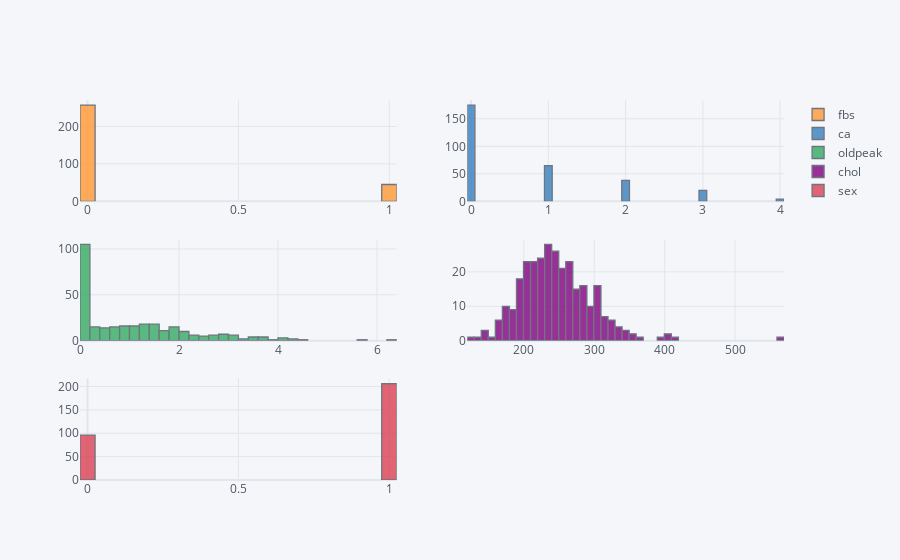

Notebook source saved alongside this figure:
### Code cell
df[skew_cols.index].iplot(kind='histogram',subplots=True,bins=50)

### Figure 1 — Plotly figure (JSON) as saved in the notebook; plotly's stock layout.template omitted (floating-point values rounded to 4 significant figures; data arrays with more than 128 entries replaced by an {"elided": "..."} marker saying what was removed)
{"data": [{"histfunc": "count", "histnorm": "", "marker": {"color": "rgba(255, 153, 51, 1.0)", "line": {"color": "#4D5663", "width": 1.3}}, "name": "fbs", "nbinsx": 50, "opacity": 0.8, "orientation": "v", "type": "histogram", "x": {"elided": "302 int values"}, "xaxis": "x", "yaxis": "y"}, {"histfunc": "count", "histnorm": "", "marker": {"color": "rgba(55, 128, 191, 1.0)", "line": {"color": "#4D5663", "width": 1.3}}, "name": "ca", "nbinsx": 50, "opacity": 0.8, "orientation": "v", "type": "histogram", "x": {"elided": "302 int values"}, "xaxis": "x2", "yaxis": "y2"}, {"histfunc": "count", "histnorm": "", "marker": {"color": "rgba(50, 171, 96, 1.0)", "line": {"color": "#4D5663", "width": 1.3}}, "name": "oldpeak", "nbinsx": 50, "opacity": 0.8, "orientation": "v", "type": "histogram", "x": {"elided": "302 float values"}, "xaxis": "x3", "yaxis": "y3"}, {"histfunc": "count", "histnorm": "", "marker": {"color": "rgba(128, 0, 128, 1.0)", "line": {"color": "#4D5663", "width": 1.3}}, "name": "chol", "nbinsx": 50, "opacity": 0.8, "orientation": "v", "type": "histogram", "x": {"elided": "302 int values"}, "xaxis": "x4", "yaxis": "y4"}, {"histfunc": "count", "histnorm": "", "marker": {"color": "rgba(219, 64, 82, 1.0)", "line": {"color": "#4D5663", "width": 1.3}}, "name": "sex", "nbinsx": 50, "opacity": 0.8, "orientation": "v", "type": "histogram", "x": {"elided": "302 int values"}, "xaxis": "x5", "yaxis": "y5"}], "layout": {"autosize": true, "barmode": "overlay", "legend": {"bgcolor": "#F5F6F9", "font": {"color": "#4D5663"}}, "paper_bgcolor": "#F5F6F9", "plot_bgcolor": "#F5F6F9", "title": {"font": {"color": "#4D5663"}}, "xaxis": {"anchor": "y", "autorange": true, "domain": [0, 0.45], "gridcolor": "#E1E5ED", "range": [-0.025, 1.025], "showgrid": true, "tickfont": {"color": "#4D5663"}, "title": {"font": {"color": "#4D5663"}, "text": ""}, "type": "linear", "zerolinecolor": "#E1E5ED"}, "xaxis2": {"anchor": "y2", "autorange": true, "domain": [0.55, 1], "gridcolor": "#E1E5ED", "range": [-0.05, 4.05], "showgrid": true, "tickfont": {"color": "#4D5663"}, "title": {"font": {"color": "#4D5663"}, "text": ""}, "type": "linear", "zerolinecolor": "#E1E5ED"}, "xaxis3": {"anchor": "y3", "autorange": true, "domain": [0, 0.45], "gridcolor": "#E1E5ED", "range": [3.608e-16, 6.4], "showgrid": true, "tickfont": {"color": "#4D5663"}, "title": {"font": {"color": "#4D5663"}, "text": ""}, "type": "linear", "zerolinecolor": "#E1E5ED"}, "xaxis4": {"anchor": "y4", "autorange": true, "domain": [0.55, 1], "gridcolor": "#E1E5ED", "range": [119.5, 569.5], "showgrid": true, "tickfont": {"color": "#4D5663"}, "title": {"font": {"color": "#4D5663"}, "text": ""}, "type": "linear", "zerolinecolor": "#E1E5ED"}, "xaxis5": {"anchor": "y5", "autorange": true, "domain": [0, 0.45], "gridcolor": "#E1E5ED", "range": [-0.025, 1.025], "showgrid": true, "tickfont": {"color": "#4D5663"}, "title": {"font": {"color": "#4D5663"}, "text": ""}, "type": "linear", "zerolinecolor": "#E1E5ED"}, "yaxis": {"anchor": "x", "autorange": true, "domain": [0.7333, 1], "gridcolor": "#E1E5ED", "range": [0, 270.5], "showgrid": true, "tickfont": {"color": "#4D5663"}, "title": {"font": {"color": "#4D5663"}, "text": ""}, "zerolinecolor": "#E1E5ED"}, "yaxis2": {"anchor": "x2", "autorange": true, "domain": [0.7333, 1], "gridcolor": "#E1E5ED", "range": [0, 184.2], "showgrid": true, "tickfont": {"color": "#4D5663"}, "title": {"font": {"color": "#4D5663"}, "text": ""}, "zerolinecolor": "#E1E5ED"}, "yaxis3": {"anchor": "x3", "autorange": true, "domain": [0.3667, 0.6333], "gridcolor": "#E1E5ED", "range": [0, 110.5], "showgrid": true, "tickfont": {"color": "#4D5663"}, "title": {"font": {"color": "#4D5663"}, "text": ""}, "zerolinecolor": "#E1E5ED"}, "yaxis4": {"anchor": "x4", "autorange": true, "domain": [0.3667, 0.6333], "gridcolor": "#E1E5ED", "range": [0, 29.47], "showgrid": true, "tickfont": {"color": "#4D5663"}, "title": {"font": {"color": "#4D5663"}, "text": ""}, "zerolinecolor": "#E1E5ED"}, "yaxis5": {"anchor": "x5", "autorange": true, "domain": [0, 0.2667], "gridcolor": "#E1E5ED", "range": [0, 216.8], "showgrid": true, "tickfont": {"color": "#4D5663"}, "title": {"font": {"color": "#4D5663"}, "text": ""}, "zerolinecolor": "#E1E5ED"}}}
